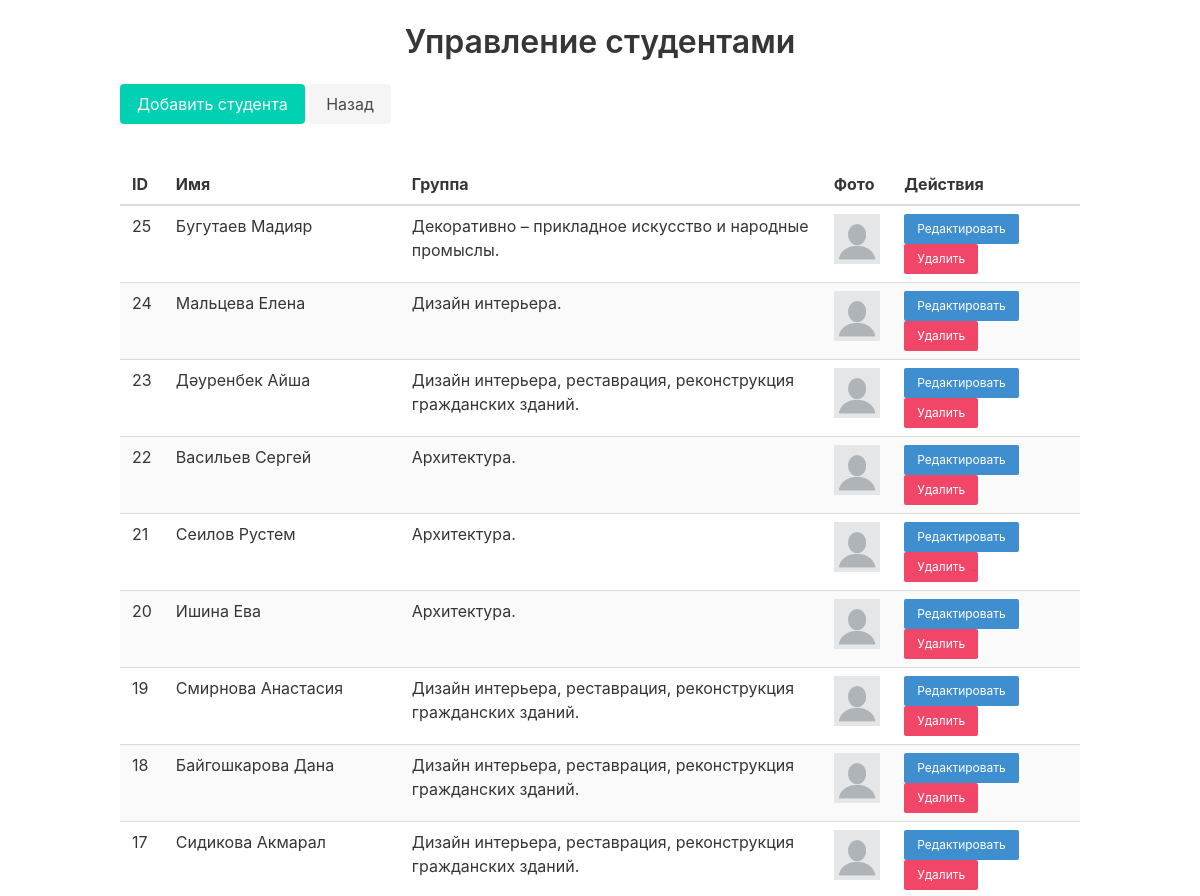
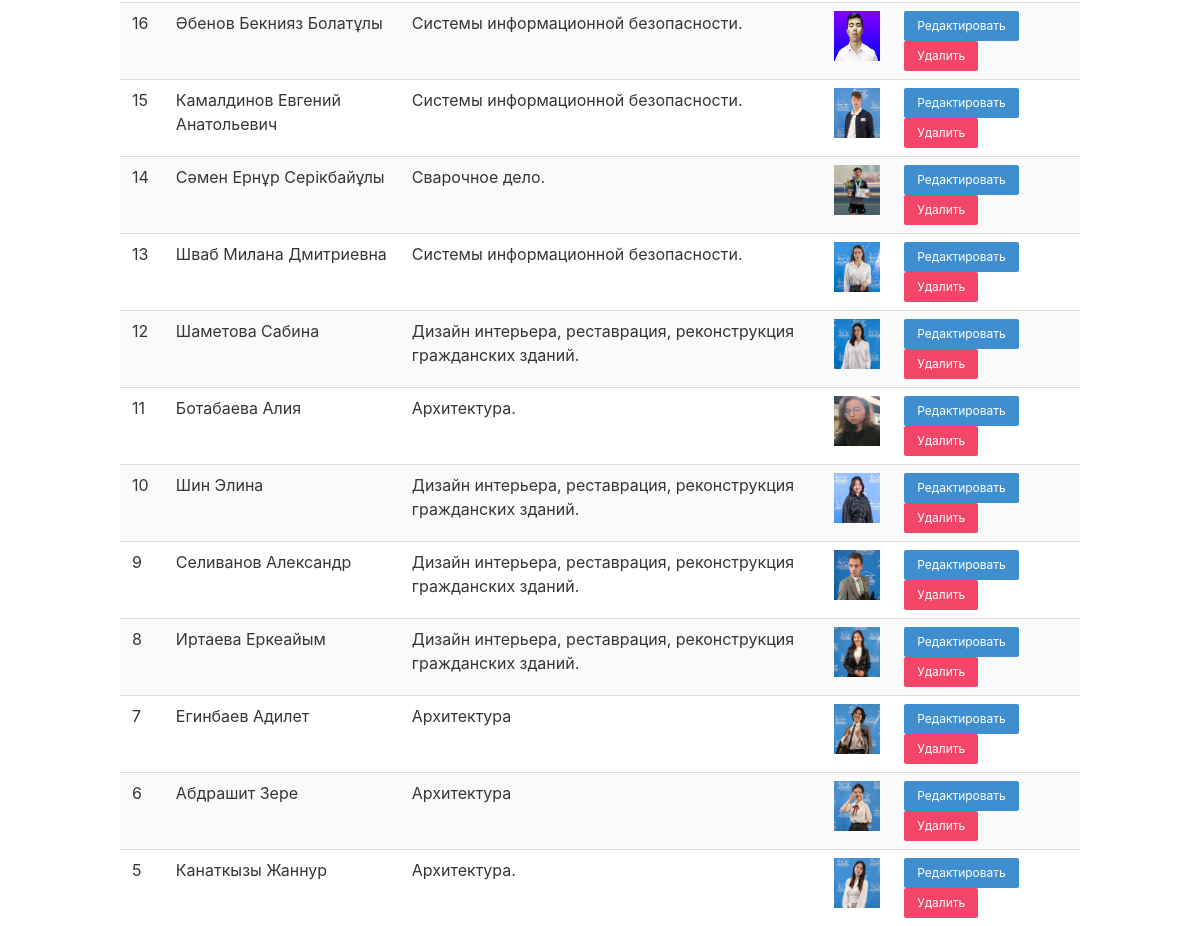
Page /admin/manage_students.php (signed in) on the committed database (2 pictures, top to bottom).
### tables this page shows
CREATE TABLE `students` (
  `id` int NOT NULL,
  `name` varchar(255) NOT NULL,
  `group_name` varchar(255) NOT NULL,
  `achievements` json DEFAULT NULL,
  `image` varchar(255) DEFAULT NULL,
  `created_at` timestamp NULL DEFAULT CURRENT_TIMESTAMP,
  `updated_at` timestamp NULL DEFAULT CURRENT_TIMESTAMP ON UPDATE CURRENT_TIMESTAMP
);

### admin/manage_students.php (the view, shortened to what this page needs)
<?php
require '../config.php';
$query_students = "SELECT * FROM students ORDER BY created_at DESC";
$result_students = mysqli_query($conn, $query_students);
?>
<!DOCTYPE html>
<html lang="ru">
<head>
    <link href="https://cdn.jsdelivr.net/npm/bulma@0.9.3/css/bulma.min.css" rel="stylesheet">
</head>
<body>
    <div class="container">
        <h1 class="title has-text-centered mt-5">Управление студентами</h1>
        <div class="mb-4">
            <a href="../admin/students/add_student.php" class="button is-primary mb-5">Добавить студента</a>
            <a href="../admin/index.php" class="button is-light">Назад</a>
        </div>
        <table class="table is-fullwidth is-striped">
            <thead>
                <tr>
                    <th>ID</th>
                    <th>Имя</th>
                    <th>Группа</th>
                    <th>Фото</th>
                    <th>Действия</th>
                </tr>
            </thead>
            <tbody>
                <?php if (mysqli_num_rows($result_students) > 0): ?>
                    <?php while ($row = mysqli_fetch_assoc($result_students)): ?>
                        <tr>
                            <td><?= $row['id'] ?></td>
                            <td><?= htmlspecialchars($row['name']) ?></td>
                            <td><?= htmlspecialchars($row['group_name']) ?></td>
                            <td>
                                <img src="./students/uploads/<?= htmlspecialchars($row['image']) ?>" alt="Фото" style="width: 50px; height: 50px;">
                            </td>
                            <td>
                                <a href="../admin/students/edit_student.php?id=<?= $row['id'] ?>" class="button is-small is-info">Редактировать</a>
                                <a href="?delete=<?= $row['id'] ?>" class="button is-small is-danger" onclick="return confirm('Вы уверены, что хотите удалить этого студента?')">Удалить</a>
                            </td>
                        </tr>
                    <?php endwhile; ?>
                <?php else: ?>
                    <tr>
                        <td colspan="7" class="has-text-centered">Нет студентов для отображения</td>
                    </tr>
                <?php endif; ?>
            </tbody>
        </table>
    </div>
</body>
</html>

### rows in the picture
students: id "25", name "Бугутаев Мадияр", group_name "Декоративно – прикладное искусство и народные промыслы.", image (picture)
students: id "24", name "Мальцева Елена", group_name "Дизайн интерьера.", image (picture)
students: id "23", name "Дәуренбек Айша", group_name "Дизайн интерьера, реставрация, реконструкция гражданских зданий.", image (picture)
students: id "22", name "Васильев Сергей", group_name "Архитектура.", image (picture)
students: id "21", name "Сеилов Рустем", group_name "Архитектура.", image (picture)
students: id "20", name "Ишина Ева", group_name "Архитектура.", image (picture)
students: id "19", name "Смирнова Анастасия", group_name "Дизайн интерьера, реставрация, реконструкция гражданских зданий.", image (placeholder picture)
students: id "18", name "Байгошкарова Дана", group_name "Дизайн интерьера, реставрация, реконструкция гражданских зданий.", image (placeholder picture)
students: id "17", name "Сидикова Акмарал", group_name "Дизайн интерьера, реставрация, реконструкция гражданских зданий.", image (placeholder picture)
students: id "16", name "Әбенов Бекнияз Болатұлы", group_name "Системы информационной безопасности.", image (picture)
students: id "15", name "Камалдинов Евгений Анатольевич", group_name "Системы информационной безопасности.", image (picture)
students: id "14", name "Сәмен Ернұр Серікбайұлы", group_name "Сварочное дело.", image (picture)
students: id "13", name "Шваб Милана Дмитриевна", group_name "Системы информационной безопасности.", image (picture)
students: id "12", name "Шаметова Сабина", group_name "Дизайн интерьера, реставрация, реконструкция гражданских зданий.", image (picture)
students: id "11", name "Ботабаева Алия", group_name "Архитектура.", image (picture)
students: id "10", name "Шин Элина", group_name "Дизайн интерьера, реставрация, реконструкция гражданских зданий.", image (picture)
students: id "9", name "Селиванов Александр", group_name "Дизайн интерьера, реставрация, реконструкция гражданских зданий.", image (picture)
students: id "8", name "Иртаева Еркеайым", group_name "Дизайн интерьера, реставрация, реконструкция гражданских зданий.", image (picture)
students: id "7", name "Егинбаев Адилет", group_name "Архитектура", image (picture)
students: id "6", name "Абдрашит Зере", group_name "Архитектура", image (picture)
students: id "5", name "Канаткызы Жаннур", group_name "Архитектура.", image (picture)
